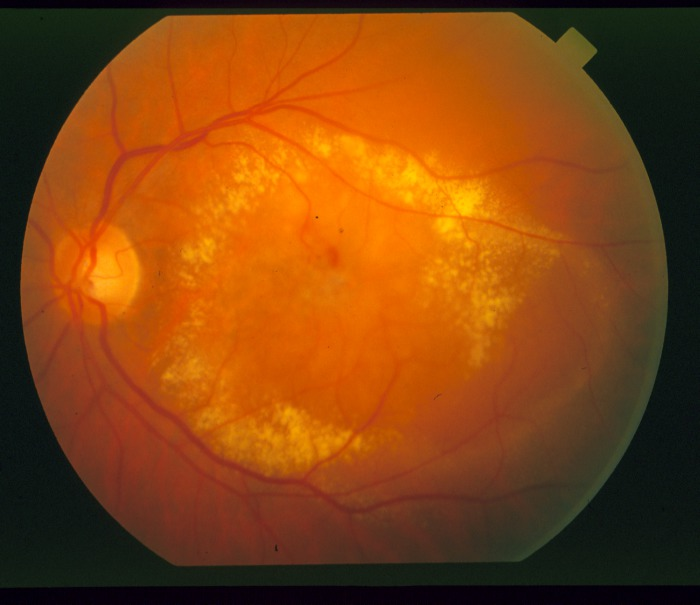
#> input picture Data/im0002.tif, 700 x 605 px
$ jupyter execute '9.1 Filtro lineales - Suavizado .ipynb'   (shell and % lines are left out)
#> lines starting #> are read from the running program, lines starting #| are printed output that depends on the picture
[cell 1]
from google.colab import files
uploaded = files.upload()
#> the answer given: im0002.tif

[cell 2]
import os
import numpy as np
import matplotlib.image as mpimg
import matplotlib.pyplot as plt
import cv2
import random
from ipywidgets import interact, interactive, fixed, interact_manual

[cell 3]
from google.colab import drive
drive.mount('/content/drive')

[cell 4]
os.chdir("/content/drive/My Drive/Intro_procesamiento_de_imagenes/Data")

[cell 5]
########################################
# Imagenes son señales , ya que las señales captan una representación física de algun fenomeno
# En imagenes -> Representamos la iluminacion de una escena de una foto/objeto y captamos la luz (fenomeno fisico)
# Al ser la imagen una señal se le puede aplicar filtros
#######################################

[cell 6]
# Convolucion : es una operacion matematica que nosotros realizamos entre funciones
# Convolucion 1D: es desplazar una funcion sobre otra, se da solo en la interseccion de dominios, ya que ambas funciones
# estan definidas ahi
# Convolucion 1D : puede ser una funcion continua(dominio es continuo)

[cell 7]
########################################
# Convolucion 1D : es discreta cuando se genera a partir de la multiplicacion de un sumando
#######################################

[cell 8]
#####################################
# Convolucion en 2D : Debe tenerse 2 funciones en 2D, convolucion en 2D de funciones discretas
# Imagenes son señales que son representadas por funciones discretas
#####################################

[cell 9]
# Revisar espectro de Fourier para imagenes (fourier representa la frecuencia , veces que se repiten los valores)
# Filtros se encargan de mostrar detalles o ocultar detalles
# La aplicacion de los filtros dependen de la aplicacion

[cell 10]
# A)Filtros lineales: se hacen combinaciones lineales entre los pixeles de la imagen y los valores del kernel
# 1.Suavizado:suavizan la imagen(eliminan caracteristicas).Por ejemplo al reconocer un rostro es mas importante saber
# los contornos de ojos,boca,nariz
# 2.Diferencia: filtros detectan variaciones entre los pixeles, estas variaciones se encargan de detectar contornos
# B)Filtros no lineales: mediana,maximo,minimo, desviacion estandar,etc

# Filtro lineal - Suavizado

## 0. Ruido de sal y pimienta

[cell 11]
# Manchas blancas y negras en imagenes captadas en camaras antiguas
def SalAndPimienta(image,prob):
  output = np.zeros(image.shape,np.uint8) # imagen temporal
  thres = 1 - prob
  for i in range(image.shape[0]):
      for j in range(image.shape[1]):
          rdn = random.random()
          if rdn < prob:
              output[i][j] = 0
          elif rdn > thres:
              output[i][j] = 255
          else:
              output[i][j] = image[i][j]
  return output

[cell 12]
img = mpimg.imread('im0002.tif')[:300,:300,1]
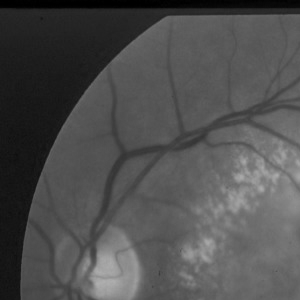
#> img: shape (300, 300); min 0, max 175, mean 79
img_noise=SalAndPimienta(img,0.05)
#> after the loop in SalAndPimienta, `for i in range(image.shape[0]):`:
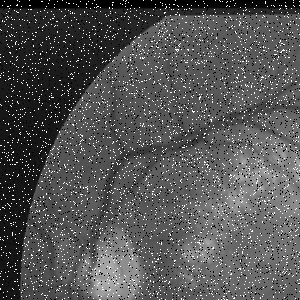
#> output: shape (300, 300); min 0, max 255, mean 83.8
plt.figure(1,figsize=(16,16))
plt.subplot(121)
plt.imshow(img,cmap='gray')
plt.subplot(122)
plt.imshow(img_noise,cmap='gray')
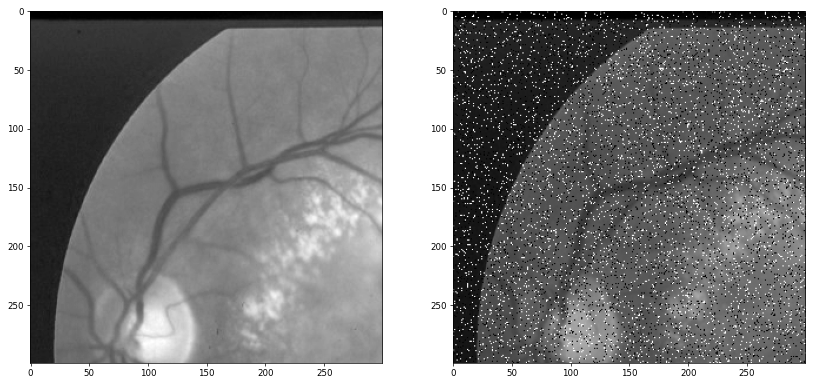
#> figure drawn by matplotlib, 2 panels

[cell 13]
# Para cada tipo de imagen captada desde un mismo tipo de sensor s preseta un mismo tipo de ruido

[cell 14]
def ruido(prob):
  img = mpimg.imread('im0002.tif')[:300,:300,1]
  img_noise=SalAndPimienta(img,prob)
  plt.figure(1,figsize=(16,16))
  plt.subplot(121)
  plt.imshow(img,cmap='gray')
  plt.subplot(122)
  plt.imshow(img_noise,cmap='gray')

  return

interact(ruido, prob=(0.001,0.02,0.0001))
#> the sliders are set to prob = 0.0105
#> call 2 of SalAndPimienta, with prob = 0.0105
#> after the loop in SalAndPimienta (call 2), `for i in range(image.shape[0]):`:
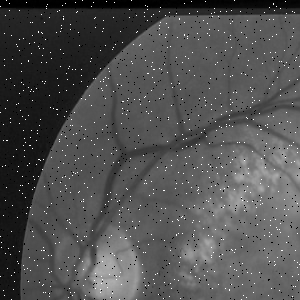
#> output: shape (300, 300); min 0, max 255, mean 80

## 1. Filtro de media

[cell 15]
# Se encarga de sacar el promedio, es decir la imagen pierde resolucion(detalles)
# Se usa cuando nos interesa saber la forma , mas no los detalles

[cell 16]
# Encuentra el valor promedio de todos los puntos cercanos
# Elimina imperfecciones
img = mpimg.imread('im0002.tif')[:,:,1]
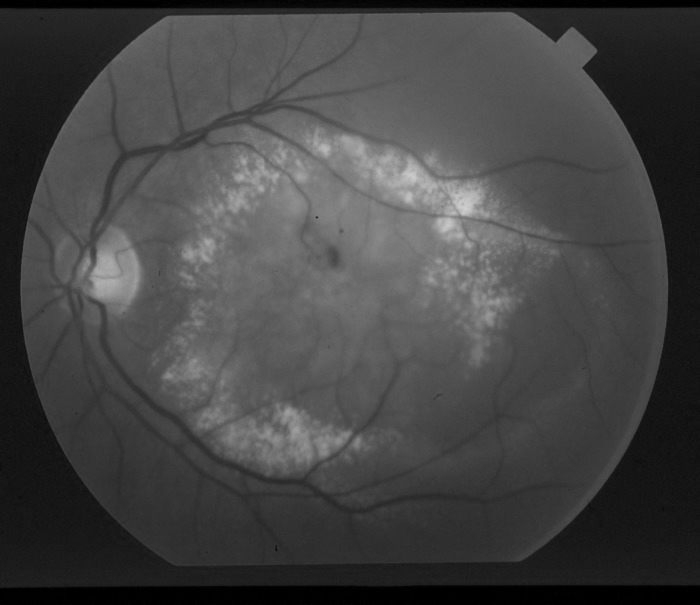
#> img: shape (605, 700); min 0, max 207, mean 68.2
# Crea el kernel
# Se divide entre 25 para que se respete el rango de 0-255
# Sino se divide entre 25 x ejemplo se puede tener un valor de 400 float y al normalizarse este tendra un valor de 255.
kernel = np.ones((5,5),float)/25 # todos tienen el mismo peso
print(kernel)
dst = cv2.filter2D(img,-1,kernel)

plt.figure(1,figsize=(16,20))
plt.subplot(121)
plt.axis('off')
plt.imshow(img,cmap='gray')
plt.subplot(122),plt.axis('off'),plt.imshow(dst,cmap='gray')
plt.show()

[cell 17]
# La imagen se ha suavizado con la aplicacion del filtro
# En caso halla un punto blanco que no se sabe como se ha generado , lo que hace el filtro de media
# es encontrar el valor promedio de todos los valores de los vecinos cercanos , entonces el punto blanco
# se convierte en un valor uniforme

[cell 18]
def FiltroMedia(size):
  img = mpimg.imread('im0002.tif')[:,:,1]
  kernel = np.ones((size,size),float)/(size*size)
  dst = cv2.filter2D(img,-1,kernel)

  plt.figure(1,figsize=(16,20))
  plt.subplot(121),plt.axis('off'),plt.imshow(img,cmap='gray')
  plt.subplot(122),plt.axis('off'),plt.imshow(dst,cmap='gray')
  return

interact(FiltroMedia, size=(3,20,1))
#> the sliders are set to size = 11

[cell 19]
# A un valor de kernel muy grande se pierden los detalles pero se mantiene la  forma del circulo
# y la parte oscura del circulo, además se puede ver que las venas pequeñas han desaparecido , mientras las venas grandes
# se han conservado

## 2. Filtro Gaussiano

[cell 20]
# Kernel que se usa es un kernel gaussiano
# El kernel gaussiano , en el medio tiene un pico a medida de q se va alejando del centro los valores cambian
# En imagenes sinteticas , es bien blanco en el medio y amedida que se va alejando se vuelve oscuro
# Funcion de gauss depende del x, y , desviacion estandar
# Filtro gaussiano : suaviza las imagenes

[cell 21]
img = mpimg.imread('im0002.tif')[:,:,1]

# Definimos los kernel gaussianos en forma de lista
coef_1 = [1, 2, 1, 2, 4, 2, 1, 2, 1]
coef_2 = [0, 1, 2, 1, 0 ,1, 3, 5, 3, 1, 2, 5, 9, 5, 2, 1, 3, 5, 3, 1, 0, 1, 2, 1, 0]

# Definimos los kernel gaussianos en forma de matriz
# Filtro gaussiano prioriza el centro,y conforme se va alejando le da menor importancia.
kernel_1 = np.array(coef_1,np.float32).reshape((3,3))/sum(coef_1)
kernel_2 = np.array(coef_2,np.float32).reshape((5,5))/sum(coef_2)

#Filtra la imagen utilizando el kernel anterior
dst_1 = cv2.filter2D(img,-1,kernel_1)
dst_2 = cv2.filter2D(img,-1,kernel_2)

plt.figure(1,figsize=(16,20))
plt.subplot(131),plt.axis('off'),plt.imshow(img,cmap='gray'),plt.title('Original')
plt.subplot(132),plt.axis('off'),plt.imshow(dst_1,cmap='gray'),plt.title('Gaussiano 3x3')
plt.subplot(133),plt.axis('off'),plt.imshow(dst_2,cmap='gray'),plt.title('Gaussiano 5x5')

print('Kernel 3x3: \n')
print(np.array(coef_1,np.float32).reshape((3,3)))

[cell 22]
img = mpimg.imread('im0002.tif')[:,:,1]
kernel_size=10
kernel = np.ones((kernel_size, kernel_size), np.uint8)
gauss = cv2.getGaussianKernel(kernel_size, 1.8) # 1.8--> desviacion estandar
gauss = gauss * gauss.transpose(1, 0)
#print(gauss)
dst_1 = cv2.filter2D(img,-1,gauss)
plt.figure(1,figsize=(20,20))
plt.subplot(121),plt.imshow(img,cmap='gray')
plt.subplot(122),plt.imshow(dst_1,cmap='gray')

## 3. Ejercicio 1 ( 10 min - 1 punto )

Elaborar un script que use ***interact*** para ver la variacion del tamaña del kernel gaussiano. la variacion debe ser [3 , 20]. El resulta debe ser de la siguiente manera.

PD: El titulo debe variar con la variacion del tamaño del kernel

[cell 23]
def FiltroGaussiano(kernel_size):
  img = mpimg.imread('im0002.tif')[:,:,1]

  kernel = np.ones((kernel_size, kernel_size), np.uint8)
  gauss = cv2.getGaussianKernel(kernel_size, 0)
  gauss = gauss * gauss.transpose(1, 0)

  dst_1 = cv2.filter2D(img,-1,gauss)
  plt.figure(1,figsize=(20,20))
  plt.subplot(121),plt.imshow(img,cmap='gray'),plt.title('Imagen de entrada')
  plt.subplot(122),plt.imshow(dst_1,cmap='gray'),plt.title('Imagen filtrada con kernel '+str(kernel_size)+'x'+str(kernel_size))
  return

interact(FiltroGaussiano, kernel_size=(3,20,1))
#> the sliders are set to kernel_size = 11

[cell 24]
# Como se puede ver para un filtro de 20x20 en el filtro de Gauss aun se conservan los detalles de las
# venas del medio , a diferencia del filtro de media en la que se desvanecen y solo queda la forma del objeto.

## 4. Accion de los filtros sobre el ruido

[cell 25]
img = mpimg.imread('im0002.tif')[:300,:300,1]
img_noise=SalAndPimienta(img,0.0005)

kernel_size=10
kernel = np.ones((kernel_size, kernel_size), np.uint8)
gauss = cv2.getGaussianKernel(kernel_size, 0)
gauss = gauss * gauss.transpose(1, 0)
dst_1 = cv2.filter2D(img_noise,-1,gauss)
#> dst_1: shape (300, 300)

kernel = np.ones((kernel_size,kernel_size),float)/(kernel_size*kernel_size)
dst_2 = cv2.filter2D(img_noise,-1,kernel)
#> dst_2: shape (300, 300)

plt.figure(1,figsize=(21,7))

plt.subplot(1,4,1)
plt.imshow(img,cmap='gray')
plt.title('Imagen de entrada')

plt.subplot(1,4,2)
plt.imshow(img_noise,cmap='gray')
plt.title('Imagen con ruido de Salt and pepper')

plt.subplot(1,4,3)
plt.imshow(dst_1,cmap='gray')
plt.title('Imagen con filtro Gaussiano')

plt.subplot(1,4,4)
plt.imshow(dst_2,cmap='gray')
plt.title('Imagen con filtro de media')

$ run again, with Data/Tarea 1.jpg saved as Data/im0002.tif
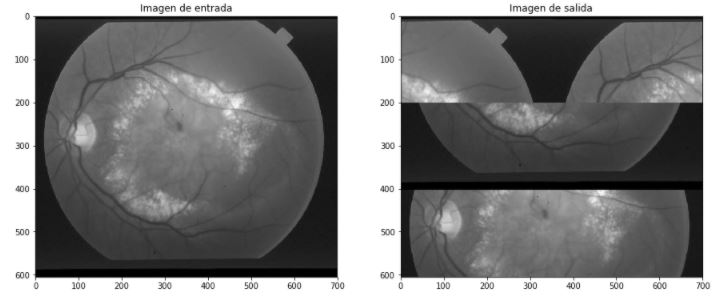
#> input picture Data/Tarea 1.jpg, 727 x 299 px
#> after the loop in SalAndPimienta (call 2), `for i in range(image.shape[0]):`:
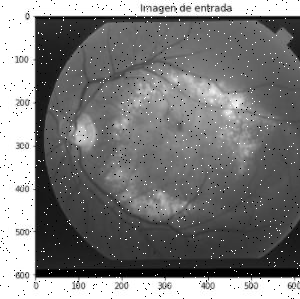
#> output: shape (299, 300); min 0, max 255, mean 124.1
#> `dst_2 = cv2.filter2D(img_noise,-1,kernel)`:
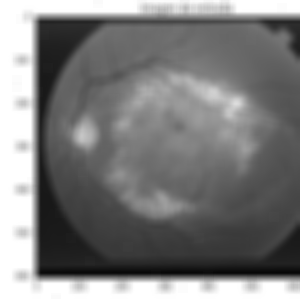
#> dst_2: shape (299, 300); min 6, max 255, mean 124.4
